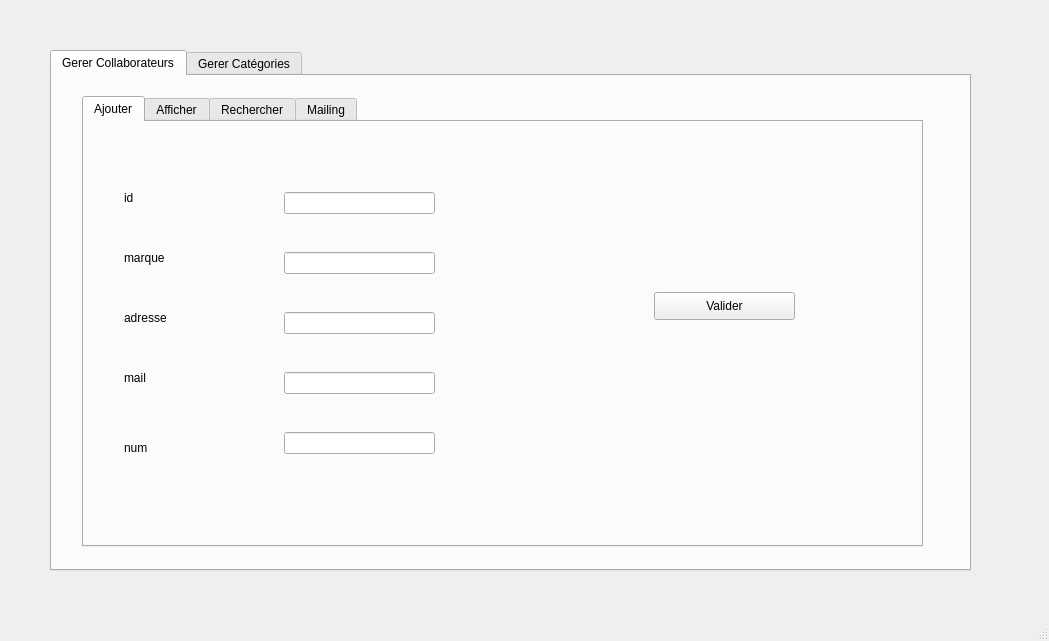
<?xml version="1.0" encoding="UTF-8"?>
<ui version="4.0">
 <class>MainWindow</class>
 <widget class="QMainWindow" name="MainWindow">
  <property name="geometry">
   <rect>
    <x>0</x>
    <y>0</y>
    <width>1049</width>
    <height>641</height>
   </rect>
  </property>
  <property name="windowTitle">
   <string>Gestion des collaborateurs</string>
  </property>
  <widget class="QWidget" name="centralwidget">
   <widget class="QTabWidget" name="tabWidget">
    <property name="geometry">
     <rect>
      <x>50</x>
      <y>50</y>
      <width>921</width>
      <height>521</height>
     </rect>
    </property>
    <property name="currentIndex">
     <number>0</number>
    </property>
    <widget class="QWidget" name="tab">
     <attribute name="title">
      <string>Gerer Collaborateurs</string>
     </attribute>
     <widget class="QTabWidget" name="tabWidget_2">
      <property name="geometry">
       <rect>
        <x>30</x>
        <y>20</y>
        <width>841</width>
        <height>451</height>
       </rect>
      </property>
      <property name="currentIndex">
       <number>0</number>
      </property>
      <widget class="QWidget" name="tab_3">
       <attribute name="title">
        <string>Ajouter</string>
       </attribute>
       <widget class="QLabel" name="label">
        <property name="geometry">
         <rect>
          <x>40</x>
          <y>60</y>
          <width>101</width>
          <height>31</height>
         </rect>
        </property>
        <property name="text">
         <string>id</string>
        </property>
       </widget>
       <widget class="QLabel" name="label_2">
        <property name="geometry">
         <rect>
          <x>40</x>
          <y>120</y>
          <width>111</width>
          <height>31</height>
         </rect>
        </property>
        <property name="text">
         <string>marque</string>
        </property>
       </widget>
       <widget class="QLabel" name="label_3">
        <property name="geometry">
         <rect>
          <x>40</x>
          <y>180</y>
          <width>111</width>
          <height>31</height>
         </rect>
        </property>
        <property name="text">
         <string>adresse</string>
        </property>
       </widget>
       <widget class="QLabel" name="label_4">
        <property name="geometry">
         <rect>
          <x>40</x>
          <y>240</y>
          <width>111</width>
          <height>31</height>
         </rect>
        </property>
        <property name="text">
         <string>mail</string>
        </property>
       </widget>
       <widget class="QLabel" name="label_5">
        <property name="geometry">
         <rect>
          <x>40</x>
          <y>310</y>
          <width>111</width>
          <height>31</height>
         </rect>
        </property>
        <property name="text">
         <string>num</string>
        </property>
       </widget>
       <widget class="QLineEdit" name="lineEdit_id_collab">
        <property name="geometry">
         <rect>
          <x>200</x>
          <y>70</y>
          <width>151</width>
          <height>22</height>
         </rect>
        </property>
       </widget>
       <widget class="QLineEdit" name="lineEdit_marque_collab">
        <property name="geometry">
         <rect>
          <x>200</x>
          <y>130</y>
          <width>151</width>
          <height>22</height>
         </rect>
        </property>
       </widget>
       <widget class="QLineEdit" name="lineEdit_adresse_collab">
        <property name="geometry">
         <rect>
          <x>200</x>
          <y>190</y>
          <width>151</width>
          <height>22</height>
         </rect>
        </property>
       </widget>
       <widget class="QLineEdit" name="lineEdit_mail_collab">
        <property name="geometry">
         <rect>
          <x>200</x>
          <y>250</y>
          <width>151</width>
          <height>22</height>
         </rect>
        </property>
       </widget>
       <widget class="QLineEdit" name="lineEdit_num_collab">
        <property name="geometry">
         <rect>
          <x>200</x>
          <y>310</y>
          <width>151</width>
          <height>22</height>
         </rect>
        </property>
       </widget>
       <widget class="QPushButton" name="ajouter">
        <property name="geometry">
         <rect>
          <x>570</x>
          <y>170</y>
          <width>141</width>
          <height>28</height>
         </rect>
        </property>
        <property name="text">
         <string>Valider</string>
        </property>
       </widget>
      </widget>
      <widget class="QWidget" name="tabCollaborateur">
       <attribute name="title">
        <string>Afficher</string>
       </attribute>
       <widget class="QPushButton" name="modifier">
        <property name="geometry">
         <rect>
          <x>560</x>
          <y>60</y>
          <width>211</width>
          <height>28</height>
         </rect>
        </property>
        <property name="text">
         <string>Modifier</string>
        </property>
       </widget>
       <widget class="QPushButton" name="supprimer">
        <property name="geometry">
         <rect>
          <x>560</x>
          <y>110</y>
          <width>211</width>
          <height>28</height>
         </rect>
        </property>
        <property name="text">
         <string>Supprimer</string>
        </property>
       </widget>
       <widget class="QPushButton" name="tri_par_defaut">
        <property name="geometry">
         <rect>
          <x>562</x>
          <y>190</y>
          <width>211</width>
          <height>28</height>
         </rect>
        </property>
        <property name="text">
         <string>tri par defaut</string>
        </property>
       </widget>
       <widget class="QPushButton" name="tri_ordre_alph">
        <property name="geometry">
         <rect>
          <x>562</x>
          <y>240</y>
          <width>211</width>
          <height>28</height>
         </rect>
        </property>
        <property name="text">
         <string>tri par id</string>
        </property>
       </widget>
       <widget class="QPushButton" name="tri_ordre_alpha_inv">
        <property name="geometry">
         <rect>
          <x>562</x>
          <y>290</y>
          <width>211</width>
          <height>28</height>
         </rect>
        </property>
        <property name="text">
         <string>tri par ordre marque</string>
        </property>
       </widget>
       <widget class="QLineEdit" name="lineEdit_id_collab_2">
        <property name="geometry">
         <rect>
          <x>640</x>
          <y>150</y>
          <width>131</width>
          <height>22</height>
         </rect>
        </property>
       </widget>
       <widget class="QTableView" name="tableView">
        <property name="geometry">
         <rect>
          <x>10</x>
          <y>50</y>
          <width>511</width>
          <height>291</height>
         </rect>
        </property>
       </widget>
       <widget class="QLabel" name="label_6">
        <property name="geometry">
         <rect>
          <x>590</x>
          <y>140</y>
          <width>51</width>
          <height>41</height>
         </rect>
        </property>
        <property name="text">
         <string>id</string>
        </property>
       </widget>
      </widget>
      <widget class="QWidget" name="tab_5">
       <attribute name="title">
        <string>Rechercher</string>
       </attribute>
       <widget class="QLabel" name="label_19">
        <property name="geometry">
         <rect>
          <x>130</x>
          <y>170</y>
          <width>61</width>
          <height>51</height>
         </rect>
        </property>
        <property name="text">
         <string>marque</string>
        </property>
       </widget>
       <widget class="QLineEdit" name="lineEdit_marque_collab_2">
        <property name="geometry">
         <rect>
          <x>240</x>
          <y>180</y>
          <width>181</width>
          <height>22</height>
         </rect>
        </property>
       </widget>
       <widget class="QPushButton" name="rechercher_par_marque">
        <property name="geometry">
         <rect>
          <x>580</x>
          <y>170</y>
          <width>151</width>
          <height>28</height>
         </rect>
        </property>
        <property name="text">
         <string>Rechercher par marque</string>
        </property>
       </widget>
       <widget class="QPushButton" name="rechercher_par_adresse">
        <property name="geometry">
         <rect>
          <x>582</x>
          <y>240</y>
          <width>151</width>
          <height>28</height>
         </rect>
        </property>
        <property name="text">
         <string>rechercher par adresse</string>
        </property>
       </widget>
       <widget class="QPushButton" name="rechercher_par_id">
        <property name="geometry">
         <rect>
          <x>580</x>
          <y>110</y>
          <width>151</width>
          <height>28</height>
         </rect>
        </property>
        <property name="text">
         <string>rechercher par id</string>
        </property>
       </widget>
       <widget class="QLabel" name="label_7">
        <property name="geometry">
         <rect>
          <x>130</x>
          <y>100</y>
          <width>55</width>
          <height>41</height>
         </rect>
        </property>
        <property name="text">
         <string>id</string>
        </property>
       </widget>
       <widget class="QLineEdit" name="lineEdit_id_collab_3">
        <property name="geometry">
         <rect>
          <x>240</x>
          <y>110</y>
          <width>181</width>
          <height>22</height>
         </rect>
        </property>
       </widget>
       <widget class="QLabel" name="label_8">
        <property name="geometry">
         <rect>
          <x>130</x>
          <y>250</y>
          <width>55</width>
          <height>16</height>
         </rect>
        </property>
        <property name="text">
         <string>TextLabel</string>
        </property>
       </widget>
       <widget class="QLineEdit" name="lineEdit_adresse_collab_2">
        <property name="geometry">
         <rect>
          <x>240</x>
          <y>250</y>
          <width>181</width>
          <height>22</height>
         </rect>
        </property>
       </widget>
      </widget>
      <widget class="QWidget" name="tab_6">
       <attribute name="title">
        <string>Mailing</string>
       </attribute>
       <widget class="QLabel" name="label_20">
        <property name="geometry">
         <rect>
          <x>90</x>
          <y>60</y>
          <width>131</width>
          <height>20</height>
         </rect>
        </property>
        <property name="text">
         <string>mail</string>
        </property>
       </widget>
       <widget class="QLineEdit" name="lineEdit_mail_collab_2">
        <property name="geometry">
         <rect>
          <x>270</x>
          <y>51</y>
          <width>201</width>
          <height>31</height>
         </rect>
        </property>
       </widget>
       <widget class="QPushButton" name="envoyer">
        <property name="geometry">
         <rect>
          <x>690</x>
          <y>170</y>
          <width>93</width>
          <height>28</height>
         </rect>
        </property>
        <property name="text">
         <string>envoyer</string>
        </property>
       </widget>
       <widget class="QTextEdit" name="textEdit">
        <property name="geometry">
         <rect>
          <x>170</x>
          <y>130</y>
          <width>461</width>
          <height>251</height>
         </rect>
        </property>
       </widget>
       <widget class="QLabel" name="label_21">
        <property name="geometry">
         <rect>
          <x>30</x>
          <y>200</y>
          <width>121</width>
          <height>91</height>
         </rect>
        </property>
        <property name="text">
         <string>Message</string>
        </property>
       </widget>
      </widget>
     </widget>
    </widget>
    <widget class="QWidget" name="tab_2">
     <attribute name="title">
      <string>Gerer Catégories</string>
     </attribute>
     <widget class="QTabWidget" name="tabWidget_3">
      <property name="geometry">
       <rect>
        <x>30</x>
        <y>20</y>
        <width>861</width>
        <height>441</height>
       </rect>
      </property>
      <property name="currentIndex">
       <number>1</number>
      </property>
      <widget class="QWidget" name="tab_7">
       <attribute name="title">
        <string>Ajouter</string>
       </attribute>
       <widget class="QLabel" name="label_11">
        <property name="geometry">
         <rect>
          <x>50</x>
          <y>50</y>
          <width>121</width>
          <height>31</height>
         </rect>
        </property>
        <property name="text">
         <string>id</string>
        </property>
       </widget>
       <widget class="QLabel" name="label_12">
        <property name="geometry">
         <rect>
          <x>50</x>
          <y>130</y>
          <width>121</width>
          <height>31</height>
         </rect>
        </property>
        <property name="text">
         <string>dateDc</string>
        </property>
       </widget>
       <widget class="QLabel" name="label_13">
        <property name="geometry">
         <rect>
          <x>50</x>
          <y>210</y>
          <width>121</width>
          <height>31</height>
         </rect>
        </property>
        <property name="text">
         <string>dateFc</string>
        </property>
       </widget>
       <widget class="QLabel" name="label_14">
        <property name="geometry">
         <rect>
          <x>50</x>
          <y>300</y>
          <width>121</width>
          <height>31</height>
         </rect>
        </property>
        <property name="text">
         <string>domaine</string>
        </property>
       </widget>
       <widget class="QLineEdit" name="lineEdit_id_cat">
        <property name="geometry">
         <rect>
          <x>250</x>
          <y>60</y>
          <width>171</width>
          <height>22</height>
         </rect>
        </property>
       </widget>
       <widget class="QLineEdit" name="lineEdit_dateDc_cat">
        <property name="geometry">
         <rect>
          <x>250</x>
          <y>140</y>
          <width>171</width>
          <height>22</height>
         </rect>
        </property>
       </widget>
       <widget class="QLineEdit" name="lineEdit_dateFc_cat">
        <property name="geometry">
         <rect>
          <x>252</x>
          <y>210</y>
          <width>171</width>
          <height>22</height>
         </rect>
        </property>
       </widget>
       <widget class="QLineEdit" name="lineEdit_domaine_cat">
        <property name="geometry">
         <rect>
          <x>250</x>
          <y>310</y>
          <width>171</width>
          <height>22</height>
         </rect>
        </property>
       </widget>
       <widget class="QPushButton" name="pushButton_8">
        <property name="geometry">
         <rect>
          <x>600</x>
          <y>60</y>
          <width>151</width>
          <height>28</height>
         </rect>
        </property>
        <property name="text">
         <string>Valider</string>
        </property>
       </widget>
       <widget class="QPushButton" name="pushButton_9">
        <property name="geometry">
         <rect>
          <x>600</x>
          <y>160</y>
          <width>151</width>
          <height>28</height>
         </rect>
        </property>
        <property name="text">
         <string>Quitter</string>
        </property>
       </widget>
      </widget>
      <widget class="QWidget" name="tab_8">
       <attribute name="title">
        <string>Afficher</string>
       </attribute>
       <widget class="QLabel" name="label_15">
        <property name="geometry">
         <rect>
          <x>50</x>
          <y>70</y>
          <width>121</width>
          <height>31</height>
         </rect>
        </property>
        <property name="text">
         <string>id</string>
        </property>
       </widget>
       <widget class="QLabel" name="label_16">
        <property name="geometry">
         <rect>
          <x>50</x>
          <y>150</y>
          <width>121</width>
          <height>31</height>
         </rect>
        </property>
        <property name="text">
         <string>dateDc</string>
        </property>
       </widget>
       <widget class="QLabel" name="label_17">
        <property name="geometry">
         <rect>
          <x>50</x>
          <y>230</y>
          <width>121</width>
          <height>31</height>
         </rect>
        </property>
        <property name="text">
         <string>dateFc</string>
        </property>
       </widget>
       <widget class="QLabel" name="label_18">
        <property name="geometry">
         <rect>
          <x>50</x>
          <y>315</y>
          <width>121</width>
          <height>31</height>
         </rect>
        </property>
        <property name="text">
         <string>domaine</string>
        </property>
       </widget>
       <widget class="QLineEdit" name="lineEdit_id_cat_2">
        <property name="geometry">
         <rect>
          <x>250</x>
          <y>70</y>
          <width>171</width>
          <height>22</height>
         </rect>
        </property>
       </widget>
       <widget class="QLineEdit" name="lineEdit_dateDc_cat_2">
        <property name="geometry">
         <rect>
          <x>250</x>
          <y>150</y>
          <width>171</width>
          <height>22</height>
         </rect>
        </property>
       </widget>
       <widget class="QLineEdit" name="lineEdit_dateFc_cat_2">
        <property name="geometry">
         <rect>
          <x>250</x>
          <y>230</y>
          <width>171</width>
          <height>22</height>
         </rect>
        </property>
       </widget>
       <widget class="QLineEdit" name="lineEdit_domaine_cat_2">
        <property name="geometry">
         <rect>
          <x>250</x>
          <y>320</y>
          <width>171</width>
          <height>22</height>
         </rect>
        </property>
       </widget>
       <widget class="QPushButton" name="pushButton_11">
        <property name="geometry">
         <rect>
          <x>590</x>
          <y>70</y>
          <width>181</width>
          <height>28</height>
         </rect>
        </property>
        <property name="text">
         <string>Modifier</string>
        </property>
       </widget>
       <widget class="QPushButton" name="pushButton_12">
        <property name="geometry">
         <rect>
          <x>590</x>
          <y>150</y>
          <width>181</width>
          <height>28</height>
         </rect>
        </property>
        <property name="text">
         <string>Supprimer</string>
        </property>
       </widget>
      </widget>
     </widget>
    </widget>
   </widget>
  </widget>
  <widget class="QMenuBar" name="menubar">
   <property name="geometry">
    <rect>
     <x>0</x>
     <y>0</y>
     <width>1049</width>
     <height>26</height>
    </rect>
   </property>
  </widget>
  <widget class="QStatusBar" name="statusbar"/>
 </widget>
 <resources/>
 <connections/>
</ui>
